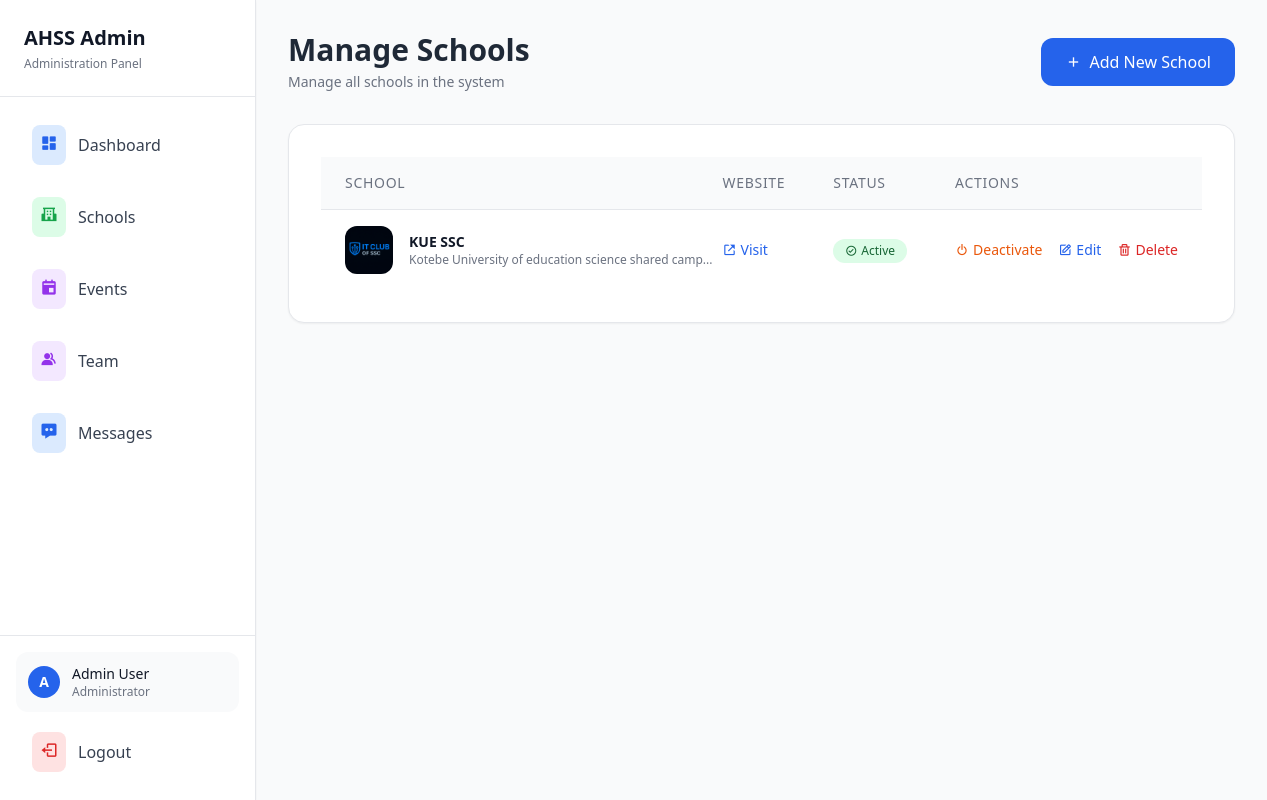
Page /admin/schools (signed in) on the committed database.
### tables this page shows
CREATE TABLE schools
                (id INTEGER PRIMARY KEY AUTOINCREMENT,
                name TEXT NOT NULL,
                description TEXT NOT NULL,
                logo_filename TEXT,
                website_link TEXT,
                students_count INTEGER DEFAULT 0,
                active_clubs INTEGER DEFAULT 0,
                is_active BOOLEAN DEFAULT 1,
                created_at TIMESTAMP DEFAULT CURRENT_TIMESTAMP,
                updated_at TIMESTAMP DEFAULT CURRENT_TIMESTAMP);

### app.py (the view)
@app.route('/admin/schools')
@admin_required
def admin_schools():
    conn = get_db_connection()
    schools = conn.execute('SELECT * FROM schools ORDER BY created_at DESC').fetchall()
    conn.close()
    return render_template('admin/schools.html', schools=schools)

### app.py (called while the page is built)
def get_db_connection():
    conn = sqlite3.connect('site.db')
    conn.row_factory = sqlite3.Row
    return conn

def admin_required(f):
    @wraps(f)
    def decorated_function(*args, **kwargs):
        if 'admin_logged_in' not in session:
            return redirect(url_for('admin_login'))
        return f(*args, **kwargs)
    return decorated_function

### templates/admin/schools.html (shortened to what this page needs)
<!DOCTYPE html>
<html lang="en">
<head>
    <script src="https://cdn.tailwindcss.com"></script>
    <link href='https://unpkg.com/boxicons@2.1.4/css/boxicons.min.css' rel='stylesheet'>
</head>
<body class="bg-gray-50 text-gray-800">
    <div class="flex min-h-screen">
        {% include 'admin/include/sidebar.html' %}
        <main class="lg:ml-64 flex-1 p-8">
            <div class="max-w-7xl mx-auto space-y-8">
                <div class="flex items-center justify-between">
                    <div>
                        <h1 class="text-3xl font-bold">Manage Schools</h1>
                        <p class="text-gray-500 text-sm mt-1">Manage all schools in the system</p>
                    </div>
                    <a href="{{ url_for('new_school') }}"
                       class="bg-blue-600 hover:bg-blue-700 text-white px-6 py-3 rounded-xl font-medium transition duration-200 flex items-center">
                        <i class='bx bx-plus mr-2'></i> Add New School
                    </a>
                </div>
                <div class="bg-white rounded-2xl border border-gray-200 shadow-sm p-8">
                    <div class="overflow-x-auto">
                        <table class="min-w-full divide-y divide-gray-200">
                            <thead class="bg-gray-50">
                                <tr>
                                    <th class="px-6 py-4 text-left text-sm font-medium text-gray-500 uppercase tracking-wider">School</th>
                                    <th class="px-6 py-4 text-left text-sm font-medium text-gray-500 uppercase tracking-wider">Website</th>
                                    <th class="px-6 py-4 text-left text-sm font-medium text-gray-500 uppercase tracking-wider">Status</th>
                                    <th class="px-6 py-4 text-left text-sm font-medium text-gray-500 uppercase tracking-wider">Actions</th>
                                </tr>
                            </thead>
                            <tbody class="bg-white divide-y divide-gray-200">
                                {% for school in schools %}
                                <tr class="hover:bg-gray-50 transition">
                                    <td class="px-6 py-4 whitespace-nowrap">
                                        <div class="flex items-center">
                                            {% if school.logo_filename %}
                                            <img src="{{ url_for('static', filename='uploads/schools/' + school.logo_filename) }}"
                                                 alt="{{ school.name }} logo"
                                                 class="w-12 h-12 object-cover rounded-xl mr-4">
                                            {% else %}
                                            <div class="w-12 h-12 bg-gray-100 rounded-xl flex items-center justify-center mr-4">
                                                <i class='bx bxs-school text-gray-400 text-xl'></i>
                                            </div>
                                            {% endif %}
                                            <div>
                                                <div class="text-sm font-semibold text-gray-900">{{ school.name }}</div>
                                                <div class="text-xs text-gray-500 max-w-xs">{{ school.description[:50] }}...</div>
                                            </div>
                                        </div>
                                    </td>
                                    <td class="px-6 py-4 whitespace-nowrap">
                                        {% if school.website_link %}
                                        <a href="{{ school.website_link }}" target="_blank"
                                           class="text-blue-600 hover:text-blue-800 text-sm flex items-center">
                                            <i class='bx bx-link-external mr-1'></i>
                                            Visit
                                        </a>
                                        {% else %}
                                        <span class="text-gray-400 text-sm">—</span>
                                        {% endif %}
                                    </td>
                                    <td class="px-6 py-4 whitespace-nowrap">
                                        {% if school.is_active %}
                                            <span class="inline-flex items-center px-3 py-1 rounded-full text-xs font-medium bg-green-100 text-green-800">
                                                <i class='bx bx-check-circle mr-1'></i> Active
                                            </span>
                                        {% else %}
                                            <span class="inline-flex items-center px-3 py-1 rounded-full text-xs font-medium bg-red-100 text-red-800">
                                                <i class='bx bx-x-circle mr-1'></i> Inactive
                                            </span>
                                        {% endif %}
                                    </td>
                                    <td class="px-6 py-4 whitespace-nowrap text-sm font-medium">
                                        <div class="flex space-x-4">
                                            <form method="POST" action="{{ url_for('toggle_school_status', school_id=school.id) }}" class="inline">
                                                {% if school.is_active %}
                                                <button type="submit"
                                                        onclick="return confirm('Are you sure you want to deactivate this school?')"
                                                        class="text-orange-600 hover:text-orange-800 flex items-center">
                                                    <i class='bx bx-power-off mr-1'></i> Deactivate
                                                </button>
                                                {% else %}
                                                <button type="submit"
                                                        onclick="return confirm('Are you sure you want to activate this school?')"
                                                        class="text-green-600 hover:text-green-800 flex items-center">
                                                    <i class='bx bx-check mr-1'></i> Activate
                                                </button>
                                                {% endif %}
                                            </form>
                                            <a href="{{ url_for('edit_school', school_id=school.id) }}"
                                               class="text-blue-600 hover:text-blue-800 flex items-center">
                                                <i class='bx bx-edit mr-1'></i> Edit
                                            </a>
                                            <a href="{{ url_for('delete_school', school_id=school.id) }}"
                                               onclick="return confirm('Are you sure you want to delete this school?')"
                                               class="text-red-600 hover:text-red-800 flex items-center">
                                                <i class='bx bx-trash mr-1'></i> Delete
                                            </a>
                                        </div>
                                    </td>
                                </tr>
                                {% endfor %}
                            </tbody>
                        </table>
                    </div>
                </div>
            </div>
        </main>
    </div>
</body>
</html>

### rows in the picture
schools: logo_filename (picture), name "KUE SSC", description "Kotebe University of education science shared camp", is_active True (drawn)
